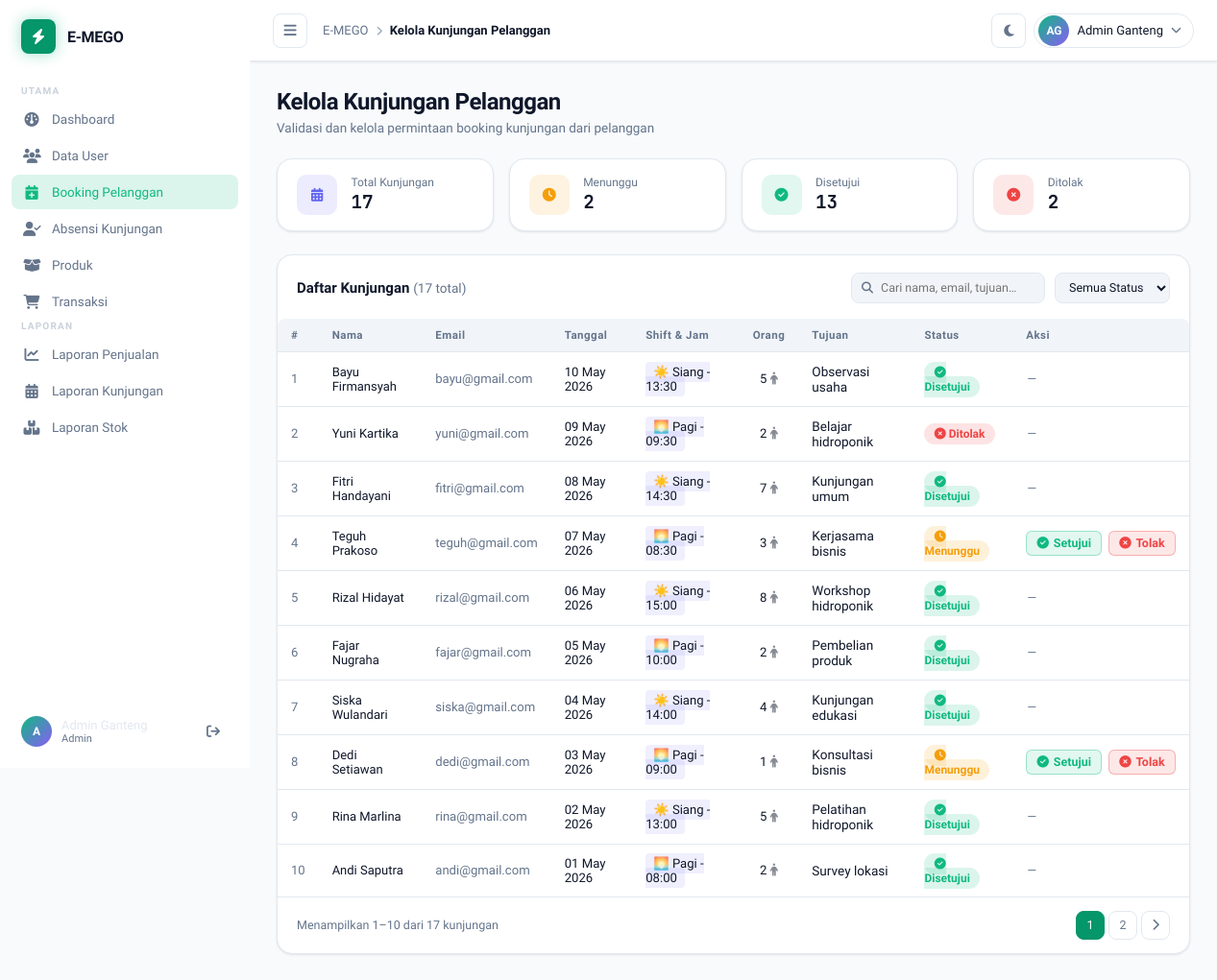
/admin/kelola_kunjungan_pelanggan.php (signed in), run on an earlier commit of the app's database.
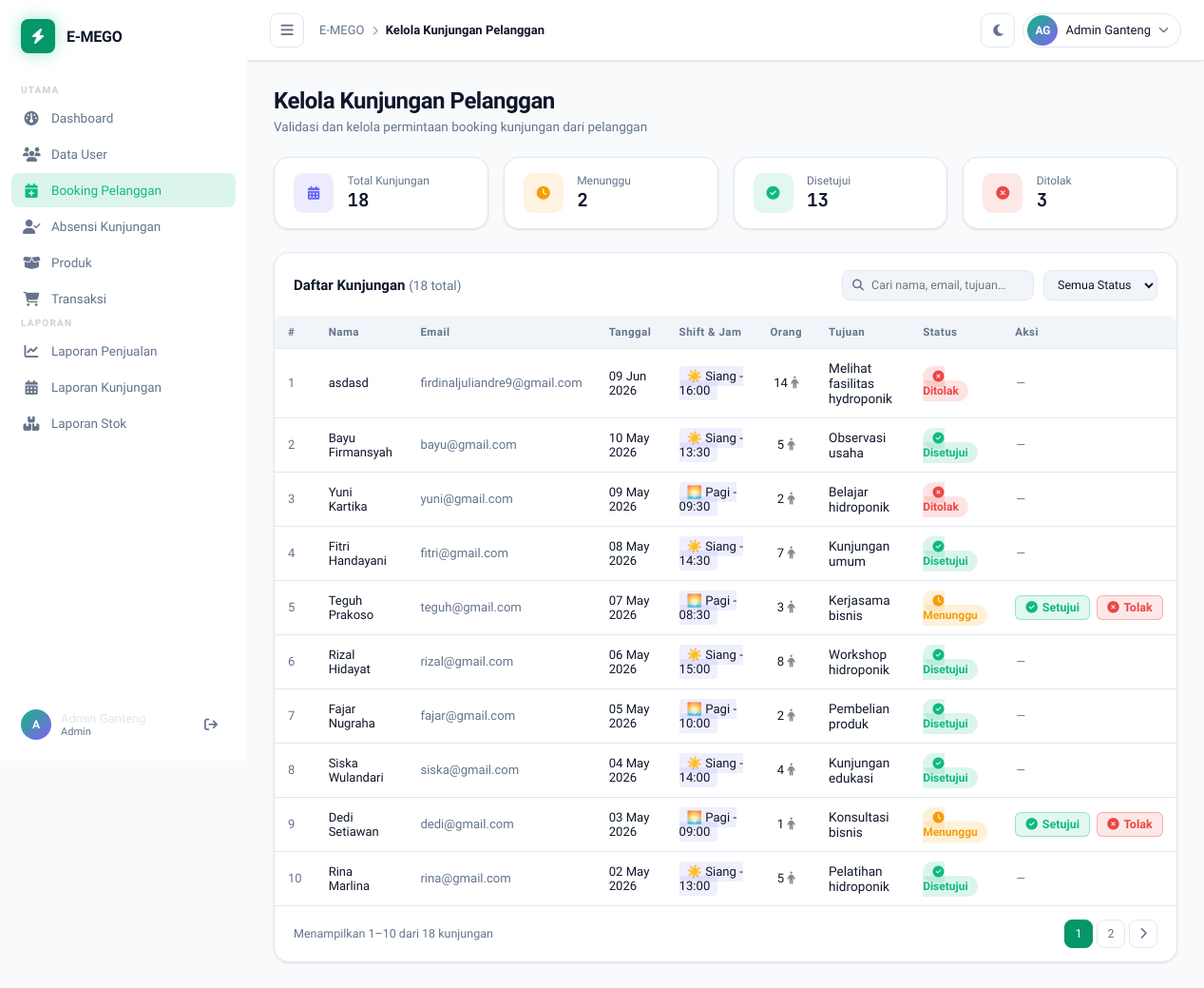
And on a later commit of the database.
### tables this page shows
CREATE TABLE `kunjungan` (
  `id` int(10) UNSIGNED NOT NULL,
  `nama_pengunjung` varchar(100) NOT NULL,
  `email` varchar(255) DEFAULT NULL,
  `tanggal_kunjungan` date NOT NULL,
  `shift` enum('pagi','siang') DEFAULT 'pagi',
  `jam` varchar(50) DEFAULT '09:00',
  `jumlah_orang` int(11) DEFAULT 1,
  `tujuan` varchar(255) NOT NULL,
  `status` enum('pending','approved','rejected') DEFAULT 'pending',
  `kehadiran` enum('hadir','tidak_hadir') DEFAULT NULL,
  `created_at` timestamp NOT NULL DEFAULT current_timestamp()
);

### admin/kelola_kunjungan_pelanggan.php (the view, shortened to what the changed rows need)
<?php
require_once __DIR__ . '/../config.php';
$search       = trim($_GET['q'] ?? '');
$statusFilter = $_GET['status'] ?? '';
$page         = max(1, (int) ($_GET['page'] ?? 1));
$limit        = 10;
$offset       = ($page - 1) * $limit;
$where  = "WHERE 1=1";
$params = [];
$totalStmt = $pdo->prepare("SELECT COUNT(*) FROM kunjungan $where");
$totalStmt->execute($params);
$total     = (int) $totalStmt->fetchColumn();
$totalPage = (int) ceil($total / $limit);
$dataStmt = $pdo->prepare("
    SELECT id, nama_pengunjung, email, tanggal_kunjungan, shift, jam, jumlah_orang, tujuan, status, created_at
    FROM kunjungan
    $where
    ORDER BY id DESC
    LIMIT $limit OFFSET $offset
");
$dataStmt->execute($params);
$kunjungan = $dataStmt->fetchAll();
$stmtStat = $pdo->query("
    SELECT
        COUNT(*) AS total,
        SUM(status = 'pending')  AS pending,
        SUM(status = 'approved') AS approved,
        SUM(status = 'rejected') AS rejected
    FROM kunjungan
");
$stat = $stmtStat->fetch();
function badgeStyle(string $status): string {
    return match($status) {
        'pending'  => 'background:rgba(245,158,11,.15);color:#f59e0b',
        'approved' => 'background:rgba(16,185,129,.15);color:#10b981',
        'rejected' => 'background:rgba(239,68,68,.15);color:#ef4444',
        default    => 'background:rgba(100,116,139,.15);color:#64748b',
    };
}
function statusIcon(string $status): string {
    return match($status) {
        'pending'  => 'fa-clock',
        'approved' => 'fa-circle-check',
        'rejected' => 'fa-circle-xmark',
        default    => 'fa-circle',
    };
}
function statusLabel(string $status): string {
    return match($status) {
        'pending'  => 'Menunggu',
        'approved' => 'Disetujui',
        'rejected' => 'Ditolak',
        default    => ucfirst($status),
    };
}
?>
<!DOCTYPE html>
<html lang="id">
<head>
    <link rel="stylesheet" href="https://cdnjs.cloudflare.com/ajax/libs/font-awesome/6.5.0/css/all.min.css" />
    <link rel="stylesheet" href="../css/style.css" />
</head>
<body>
    <div class="main-wrapper" id="mainWrapper">
        <main class="content" id="contentArea">
            <section class="page active">
                <div class="page-header">
                    <div>
                        <h1 class="page-title">Kelola Kunjungan Pelanggan</h1>
                    </div>
                </div>
                <div style="display:grid;grid-template-columns:repeat(auto-fit,minmax(160px,1fr));gap:1rem;margin-bottom:1.5rem">
                    <div class="card" style="padding:1rem 1.25rem;display:flex;align-items:center;gap:.9rem">
                        <div>
                            <p style="font-size:.75rem;color:var(--text-muted);margin:0">Total Kunjungan</p>
                            <p style="font-weight:700;font-size:1.2rem;margin:0;font-family:'JetBrains Mono',monospace"><?= $stat['total'] ?></p>
                        </div>
                    </div>
                    <div class="card" style="padding:1rem 1.25rem;display:flex;align-items:center;gap:.9rem">
                        <div>
                            <p style="font-size:.75rem;color:var(--text-muted);margin:0">Ditolak</p>
                            <p style="font-weight:700;font-size:1.2rem;margin:0;font-family:'JetBrains Mono',monospace"><?= $stat['rejected'] ?></p>
                        </div>
                    </div>
                </div>
                <div class="card table-card">
                    <div class="card-header">
                        <h3>Daftar Kunjungan <span style="color:var(--text-muted);font-weight:400;font-size:.85rem">(<?= $total ?> total)</span></h3>
                    </div>
                    <div class="table-wrapper">
                        <table class="data-table">
                            <thead>
                                <tr>
                                    <th>#</th>
                                    <th>Nama</th>
                                    <th>Email</th>
                                    <th>Tanggal</th>
                                    <th>Shift & Jam</th>
                                    <th>Orang</th>
                                    <th>Tujuan</th>
                                    <th>Status</th>
                                    <th>Aksi</th>
                                </tr>
                            </thead>
                            <tbody>
                                <?php if (empty($kunjungan)): ?>
                                    <tr>
                                        <td colspan="9" style="text-align:center;padding:2rem;color:var(--text-muted)">
                                            <i class="fa-solid fa-calendar-days" style="font-size:2rem;margin-bottom:.5rem;display:block;opacity:.3"></i>
                                            Tidak ada data kunjungan ditemukan.
                                        </td>
                                    </tr>
                                <?php else: ?>
                                    <?php foreach ($kunjungan as $i => $k): ?>
                                        <tr>
                                            <td style="color:var(--text-muted)"><?= $offset + $i + 1 ?></td>
                                            <td style="font-weight:500"><?= htmlspecialchars($k['nama_pengunjung']) ?></td>
                                            <td style="font-size:.82rem;color:var(--text-muted)"><?= htmlspecialchars($k['email']) ?></td>
                                            <td style="font-size:.82rem"><?= date('d M Y', strtotime($k['tanggal_kunjungan'])) ?></td>
                                            <td style="font-size:.82rem">
                                                <span style="background:rgba(99,102,241,.1);padding:.2rem .5rem;border-radius:4px">
                                                    <?= $k['shift'] === 'pagi' ? '🌅' : '☀️' ?>
                                                    <?= ucfirst($k['shift']) ?> - <?= $k['jam'] ?>
                                                </span>
                                            </td>
                                            <td style="font-size:.82rem;font-weight:500;text-align:center"><?= $k['jumlah_orang'] ?> <i class="fa-solid fa-person" style="opacity:.5"></i></td>
                                            <td style="font-size:.85rem"><?= htmlspecialchars($k['tujuan']) ?></td>
                                            <td>
                                                <span style="<?= badgeStyle($k['status']) ?>;padding:.25rem .65rem;border-radius:20px;font-size:.75rem;font-weight:600">
                                                    <i class="fa-solid <?= statusIcon($k['status']) ?>"></i>
                                                    <?= statusLabel($k['status']) ?>
                                                </span>
                                            </td>
                                            <td>
                                                <?php if ($k['status'] === 'pending'): ?>
                                                    <div style="display:flex;gap:.4rem;align-items:center;flex-wrap:nowrap">
                                                        <a href="kelola_kunjungan_pelanggan.php?setujui=<?= $k['id'] ?><?= $search ? '&q='.urlencode($search) : '' ?><?= $statusFilter ? '&status='.$statusFilter : '' ?>"
                                                           style="display:inline-flex;align-items:center;gap:.3rem;padding:.3rem .65rem;font-size:.78rem;font-weight:600;background:rgba(16,185,129,.12);color:#10b981;border:1px solid rgba(16,185,129,.35);border-radius:6px;text-decoration:none;white-space:nowrap;transition:background .15s,transform .1s"
                                                           title="Setujui kunjungan ini"
                                                           onclick="return confirm('Setujui kunjungan ini?')"
                                                           onmouseover="this.style.background='rgba(16,185,129,.25)'"
                                                           onmouseout="this.style.background='rgba(16,185,129,.12)'">
                                                            <i class="fa-solid fa-circle-check"></i> Setujui
                                                        </a>
                                                        <a href="kelola_kunjungan_pelanggan.php?tolak=<?= $k['id'] ?><?= $search ? '&q='.urlencode($search) : '' ?><?= $statusFilter ? '&status='.$statusFilter : '' ?>"
                                                           style="display:inline-flex;align-items:center;gap:.3rem;padding:.3rem .65rem;font-size:.78rem;font-weight:600;background:rgba(239,68,68,.12);color:#ef4444;border:1px solid rgba(239,68,68,.35);border-radius:6px;text-decoration:none;white-space:nowrap;transition:background .15s,transform .1s"
                                                           title="Tolak kunjungan ini"
                                                           onclick="return confirm('Tolak kunjungan ini?')"
                                                           onmouseover="this.style.background='rgba(239,68,68,.25)'"
                                                           onmouseout="this.style.background='rgba(239,68,68,.12)'">
                                                            <i class="fa-solid fa-circle-xmark"></i> Tolak
                                                        </a>
                                                    </div>
                                                <?php else: ?>
                                                    <span style="font-size:.78rem;color:var(--text-muted);font-style:italic">—</span>
                                                <?php endif; ?>
                                            </td>
                                        </tr>
                                    <?php endforeach; ?>
                                <?php endif; ?>
                            </tbody>
                        </table>
                    </div>
                    <?php if ($totalPage > 1): ?>
                        <div class="table-footer">
                            <span class="table-info">
                                Menampilkan <?= $offset + 1 ?>–<?= min($offset + $limit, $total) ?> dari <?= $total ?> kunjungan
                            </span>
                            <div class="pagination">
                                <?php for ($p = 1; $p <= $totalPage; $p++): ?>
                                    <a href="?page=<?= $p ?>&q=<?= urlencode($search) ?>&status=<?= $statusFilter ?>"
                                        class="page-btn <?= $p === $page ? 'active' : '' ?>">
                                        <?= $p ?>
                                    </a>
                                <?php endfor; ?>
                                <?php if ($page < $totalPage): ?>
                                    <a href="?page=<?= $page+1 ?>&q=<?= urlencode($search) ?>&status=<?= $statusFilter ?>" class="page-btn">
                                        <i class="fa-solid fa-chevron-right"></i>
                                    </a>
                                <?php endif; ?>
                            </div>
                        </div>
                    <?php endif; ?>
                </div>
            </section>
        </main>
    </div>
</body>
</html>

What changed in the data, as far as the page shows it:
no longer on this page (row edited): kunjungan: i "10", nama_pengunjung "Andi Saputra", email "andi@gmail.com", tanggal_kunjungan "01 May 2026", shift "Pagi", jam "08:00", jumlah_orang "2", tujuan "Survey lokasi", status "Disetujui"
added kunjungan: i "1", nama_pengunjung "asdasd", email "firdinaljuliandre9@gmail.com", tanggal_kunjungan "09 Jun 2026", shift "Siang", jam "16:00", jumlah_orang "14", tujuan "Melihat fasilitas hydroponik", status "Ditolak"
changed kunjungan "Observasi usaha": i "1" → "2"
changed kunjungan "Belajar hidroponik": i "2" → "3"
changed kunjungan "Kunjungan umum": i "3" → "4"
changed kunjungan "Kerjasama bisnis": i "4" → "5"
changed kunjungan "Workshop hidroponik": i "5" → "6"
changed kunjungan "Pembelian produk": i "6" → "7"
changed kunjungan "Kunjungan edukasi": i "7" → "8"
changed kunjungan "Konsultasi bisnis": i "8" → "9"
changed kunjungan "Pelatihan hidroponik": i "9" → "10"
Also different on the page:
$stat['total']: "17" → "18"
$stat['rejected']: "2" → "3"
$total: "17" → "18"
